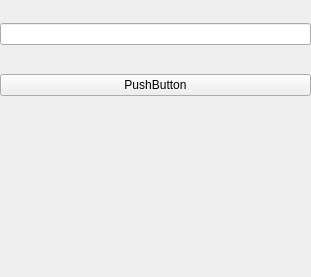
<?xml version="1.0" encoding="UTF-8"?>
<ui version="4.0">
 <class>spm_path</class>
 <widget class="QWidget" name="spm_path">
  <property name="geometry">
   <rect>
    <x>0</x>
    <y>0</y>
    <width>311</width>
    <height>277</height>
   </rect>
  </property>
  <property name="windowTitle">
   <string>Form</string>
  </property>
  <widget class="QWidget" name="verticalLayoutWidget">
   <property name="geometry">
    <rect>
     <x>0</x>
     <y>0</y>
     <width>311</width>
     <height>121</height>
    </rect>
   </property>
   <layout class="QVBoxLayout" name="verticalLayout">
    <item>
     <widget class="QLineEdit" name="lineEdit"/>
    </item>
    <item>
     <widget class="QPushButton" name="submit">
      <property name="text">
       <string>PushButton</string>
      </property>
     </widget>
    </item>
   </layout>
  </widget>
 </widget>
 <resources/>
 <connections/>
</ui>
